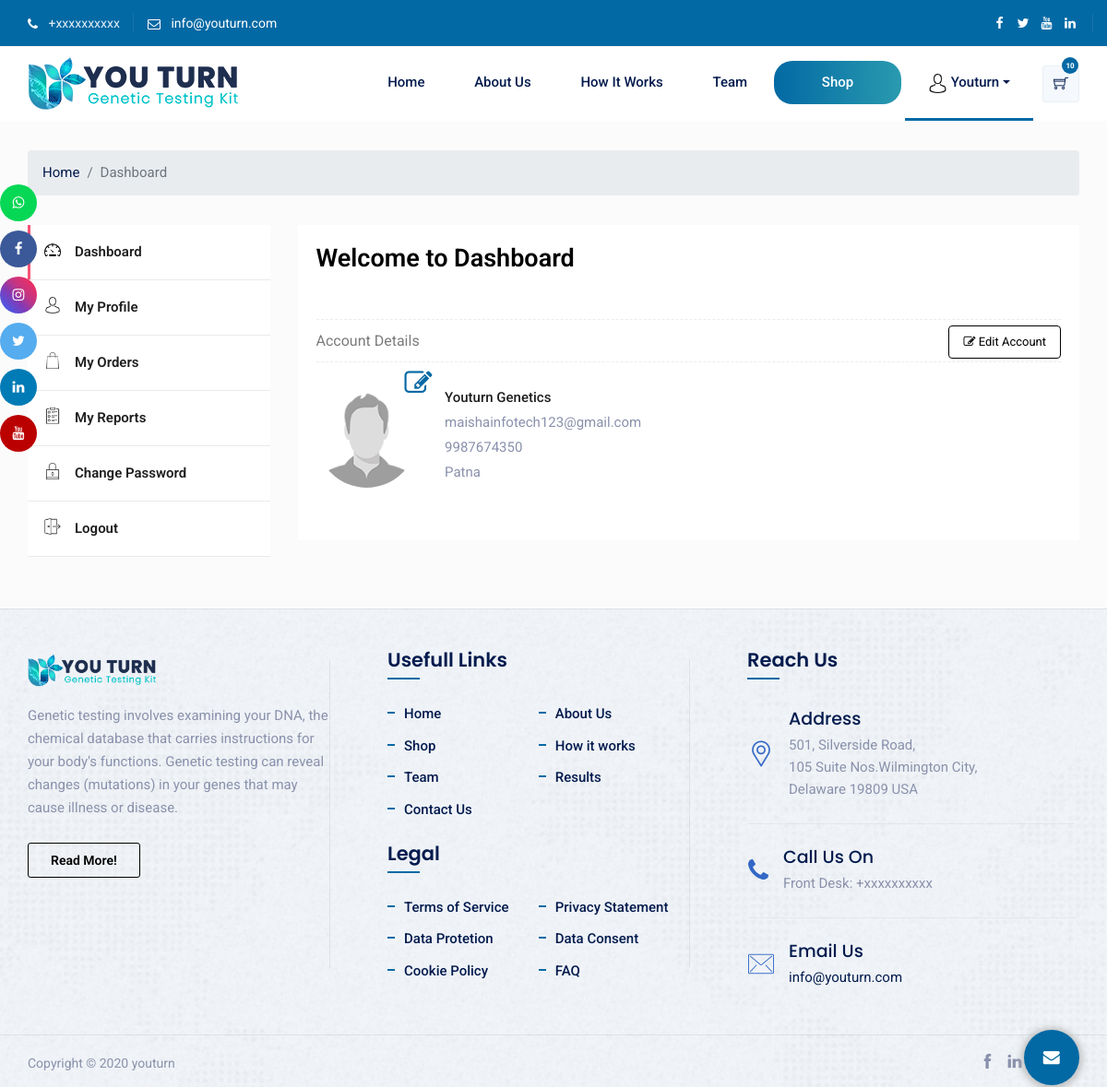
The app's page /dashboard.php (signed in) with its own data.
### tables this page shows
CREATE TABLE `userimages` (
  `id` int(11) NOT NULL,
  `name` varchar(90) NOT NULL,
  `imgSrc` varchar(100) NOT NULL,
  `email` varchar(100) NOT NULL
);

CREATE TABLE `users` (
  `id` int(11) NOT NULL,
  `cid` varchar(225) NOT NULL,
  `f_name` varchar(100) NOT NULL,
  `l_name` varchar(100) NOT NULL,
  `email` varchar(100) NOT NULL,
  `email_verify` varchar(100) NOT NULL DEFAULT 'no',
  `countrycode` varchar(100) DEFAULT NULL,
  `state` varchar(110) DEFAULT NULL,
  `city` varchar(90) DEFAULT NULL,
  `address` text DEFAULT NULL,
  `mobile` varchar(100) DEFAULT NULL,
  `mobile_verify` varchar(100) DEFAULT NULL,
  `DOB` date DEFAULT NULL,
  `password` varchar(100) DEFAULT NULL,
  `joindate` date DEFAULT NULL,
  `jointime` time DEFAULT NULL,
  `datetime` varchar(50) NOT NULL,
  `status` varchar(100) NOT NULL DEFAULT 'active'
);

### dashboard.php (the view, shortened to what this page needs)
<?php include('includes/header.php');
if (isset($_SESSION['username'])) {
  $email =  $_SESSION['user_email'];
  $selQuery = "select * from users where email = '$email'";
  $runQuery = mysqli_query($conn, $selQuery);
  $userData = mysqli_fetch_assoc($runQuery);
}
$selQuery = "select * from userimages where email = '$email'";
$runQuery = mysqli_query($conn, $selQuery);
$userImage = mysqli_fetch_assoc($runQuery);
if ($userImage['imgSrc'] == "") {
  $imageAddress = "images/usersImage/profile-icon.png";
  $AddUpdate = "upload";
} else {
  $imageAddress =  $userImage['imgSrc'];
  $AddUpdate = "change";
}
?>
<section class="dashboard_bg">
  <div class="container">
    <ol class="breadcrumb">
      <li class="breadcrumb-item"><a href="index.php">Home</a></li>
      <li class="breadcrumb-item active">Dashboard</li>
    </ol>
    <div class="ttm-tabs ttm-tab-style-horizontal" data-effect="fadeIn">
      <div class="row">
        <div class="col-lg-3 col-md-4 col-sm-12">
          <div class="left_menu">
            <ul class="tabs">
              <li class="tab active" id="dashbaordDiv"><a href="#"><img src="images\dashboard-icon.png"> Dashboard</a></li>
              <li class="tab" id="profile"><a href="#"><img src="images\profile-icon-left.png"> My Profile</a></li>
              <li class="tab"><a href="#"><img src="images/order-icon.png"> My Orders</a></li>
              <li class="tab"><a href="#"><img src="images/reports.png"> My Reports</a></li>
              <li class="tab"><a href="#"><img src="images\change-password.png"> Change Password</a></li>
              <li id="logout"><a href="logout.php"><img src="images\logout-icon.png"> Logout</a></li>
            </ul>
          </div>
        </div>
        <div class="col-lg-9 col-md-8 col-sm-12">
          <div class="dashboard_box content-tab">
            <div class="content-inner active" id="dashboard">
              <div class="heading">Welcome to Dashboard</div>
              <div class="row">
                <div class="col-sm-12">
                  <div class="dasboard_head">Account Details <p class="btn edit_btn" style="cursor: pointer;" id="click"><i class="fa fa-edit"></i> Edit Account</p>
                  </div>
                  <div class="row">
                    <div class="col-lg-2 col-md-2 col-sm-4 col-12 position">
                      <form action="dashboard.php" id="submit-group">
                        <label for="file-upload" class="custom-file-upload">
                          <i for class="fa fa-2x fa-pencil-square-o  uploadicon" aria-hidden="true" data-toggle="tooltip" data-placement="bottom" title="<?php echo $AddUpdate; ?>"></i>
                        </label>
                        <center><input type="file" name="file" id="file-upload" required>
                          <div id="default">
                            <img src="<?php echo $imageAddress; ?>" class="img-fluid  " style="border-radius: 61px; height: 111px; width: 114px;">
                          </div>
                        </center>
                      </form>
                    </div>
                    <div class="col-lg-10 col-md-10 col-12 col-sm-6">
                      <p style="line-height:27px;"><strong style="color:#1f1f1f;" class="text-capitalize"> <?php echo $userData['f_name'] . " " . $userData['l_name']; ?></strong><br>
                        <?php echo $userData['email']; ?><br>
                        <?php echo $userData['mobile']; ?><br>
                        <span class="text-capitalize"><?php echo $userData['address']; ?> </span>
                      </p>
                    </div>
                  </div>
                </div>
              </div>
            </div>
          </div>
        </div>
      </div>
    </div>
  </div>
  </div>
<?php include('includes/footer.php')
?>

### css/shortcodes.css (style rules this page uses)
.container { counter-reset: featuredbox-number; }
.ttm-tabs ul.tabs { width:100%; padding: 0; margin: 0; text-align: center; margin-bottom: 1px; }
.ttm-tabs ul.tabs li { display: inline-block; margin-bottom: 10px; }
.ttm-tabs .content-tab .content-inner { display: none; }
.ttm-tabs .content-tab .content-inner.active { display: block; }
.ttm-tabs.ttm-tab-style-horizontal ul { margin: 0; padding: 0; text-align: left; }
.ttm-tabs.ttm-tab-style-horizontal ul.tabs li { display: inline-block; border: 0; margin: 0; }
.ttm-tabs.ttm-tab-style-horizontal ul.tabs li a { font-size: 15px; display: block; font-weight: 600; text-align: left; }
.ttm-tabs.ttm-tab-style-horizontal .content-tab { padding: 20px; }

### css/snack.css (style rules this page uses)
.heading { font-size: 1.5em; }
.custom-file-upload { display: block; padding: 3px 13px; position: relative; cursor: pointer; height: 29px; top: 164px; left: -26px; }
.uploadicon { transition: all 0.4s; position: absolute; left: -30px; color: #0369a4; left: 122px; top: -145px; }
.position { position: relative; top: -37px; }

### records on screen
users: f_name "Youturn", l_name "Genetics", email "maishainfotech123@gmail.com", mobile "9987674350", address "Patna"

### other values on screen
$name "Youturn"
